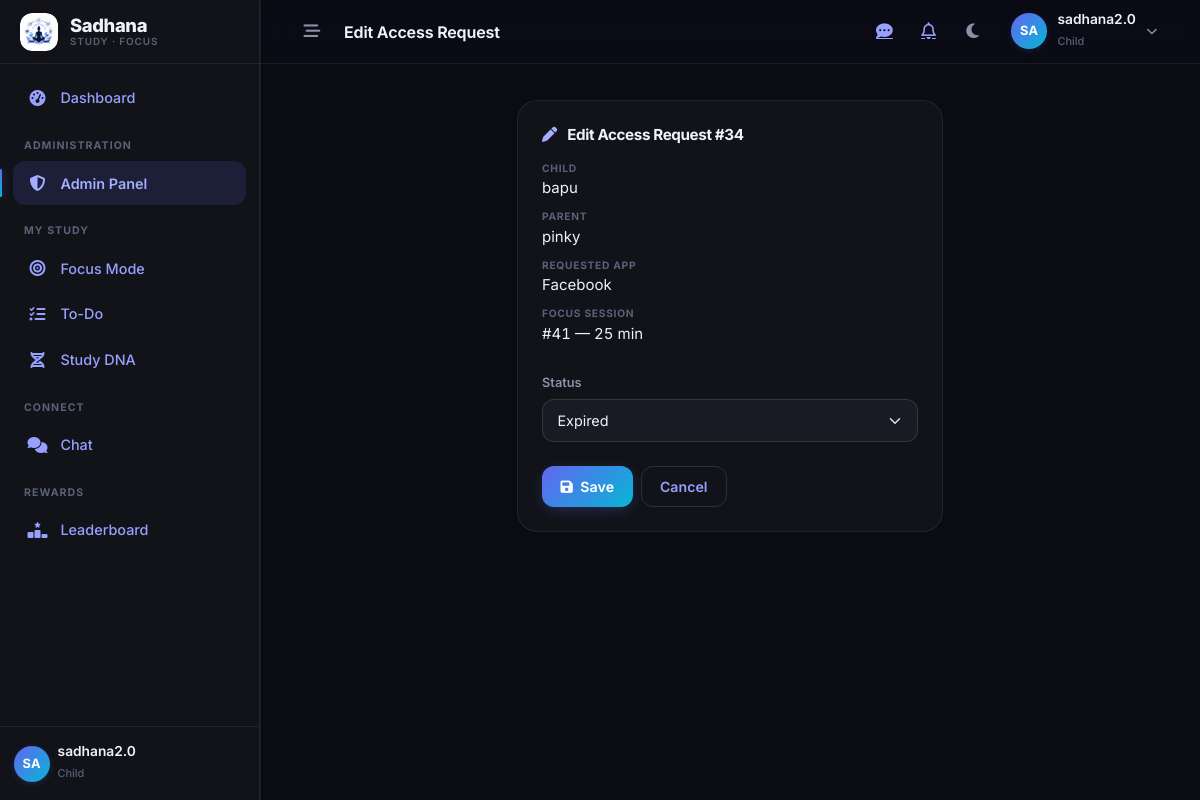
Page /admin-panel/access-requests/34/edit/ (signed in) on the committed database.
### users/models.py (models this page shows, shortened)
class User(AbstractUser):
    ROLE_CHOICES = (
        ('PARENT', 'Parent'),
        ('CHILD', 'Child'),
        ('ADMIN', 'Admin'),
    )
    role = models.CharField(max_length=10, choices=ROLE_CHOICES, default='CHILD')
    child_id = models.CharField(max_length=20, unique=True, blank=True, null=True)

### focus/models.py (models this page shows, shortened)
class AccessRequest(models.Model):
    class Status(models.TextChoices):
        PENDING = 'PENDING', 'Pending'
        APPROVED = 'APPROVED', 'Approved'
        REJECTED = 'REJECTED', 'Rejected'
        EXPIRED = 'EXPIRED', 'Expired'
    child = models.ForeignKey(
        settings.AUTH_USER_MODEL,
        on_delete=models.CASCADE,
        related_name='access_requests'
    )
    parent = models.ForeignKey(
        settings.AUTH_USER_MODEL,
        on_delete=models.CASCADE,
        related_name='reviewed_access_requests'
    )
    session = models.ForeignKey(
        FocusSession,
        on_delete=models.CASCADE,
        related_name='access_requests'
    )
    blacklist_item = models.ForeignKey(
        BlacklistItem,
        on_delete=models.CASCADE,
        related_name='access_requests'
    )
    status = models.CharField(max_length=10, choices=Status.choices, default=Status.PENDING)
    requested_at = models.DateTimeField(auto_now_add=True)
    responded_at = models.DateTimeField(null=True, blank=True)
    granted_until = models.DateTimeField(null=True, blank=True, help_text="If approved, access granted until this time")
    in_use = models.BooleanField(default=False, help_text="Child is currently using this approved app")
    usage_started_at = models.DateTimeField(null=True, blank=True, help_text="When the child opened the approved app (focus timer freezes)")
    usage_seconds = models.IntegerField(default=0, help_text="Total seconds the child actually used the approved app")
    class Meta:
        ordering = ['-requested_at']

class BlacklistItem(models.Model):
    CATEGORY_CHOICES = (
        ('APP', 'Application'),
        ('WEBSITE', 'Website'),
    )
    name = models.CharField(max_length=100)
    category = models.CharField(max_length=10, choices=CATEGORY_CHOICES, default='APP')
    url_pattern = models.CharField(max_length=500, blank=True, null=True, help_text="URL pattern for websites")
    app_name = models.CharField(max_length=100, blank=True, null=True, help_text="Executable name for applications")
    is_default = models.BooleanField(default=False, help_text="Pre-seeded system default")
    created_by = models.ForeignKey(
        settings.AUTH_USER_MODEL,
        on_delete=models.SET_NULL,
        null=True, blank=True,
        related_name='created_blacklist_items'
    )
    created_at = models.DateTimeField(auto_now_add=True)
    class Meta:
        ordering = ['name']
        verbose_name_plural = 'Blacklist items'

class FocusSession(models.Model):
    class Type(models.TextChoices):
        FOCUS = 'FOCUS', 'Focus'
        STUDY = 'STUDY', 'Study'
    class Status(models.TextChoices):
        ACTIVE = 'ACTIVE', 'Active'
        BREAK = 'BREAK', 'Break'
        COMPLETED = 'COMPLETED', 'Completed'
        INTERRUPTED = 'INTERRUPTED', 'Interrupted'
    child = models.ForeignKey(
        settings.AUTH_USER_MODEL,
        on_delete=models.CASCADE,
        related_name='focus_sessions'
    )
    session_type = models.CharField(max_length=10, choices=Type.choices, default=Type.FOCUS, help_text="FOCUS = Pomodoro with app blocking, STUDY = free-form timer")
    planned_duration = models.IntegerField(help_text="Planned duration in minutes (25, 50, 90, or custom)")
    actual_focus_seconds = models.IntegerField(default=0, help_text="Actual focused time in seconds")
    distraction_seconds = models.IntegerField(default=0, help_text="Total distracted time in seconds")
    break_seconds = models.IntegerField(default=0, help_text="Total break time in seconds")
    focus_score = models.FloatField(default=0.0, help_text="Calculated focus percentage")
    status = models.CharField(max_length=20, choices=Status.choices, default=Status.ACTIVE)
    start_time = models.DateTimeField(auto_now_add=True)
    end_time = models.DateTimeField(null=True, blank=True)
    task = models.ForeignKey(
        'tasks.Task',
        on_delete=models.SET_NULL,
        null=True, blank=True,
        related_name='focus_sessions',
        help_text="To-Do task the child is working on during this session"
    )
    blocked_attempts = models.IntegerField(default=0, help_text="Number of blocked access attempts during this session")
    lock_violations = models.IntegerField(default=0, help_text="Number of lock violations (tab switch / minimize / leave attempt)")
    lock_enabled = models.BooleanField(default=False, help_text="Super Power Saving Mode - OS/browser level lock is enforced")
    early_exit = models.BooleanField(default=False, help_text="Child ended the session before the planned duration")
    last_tick_at = models.DateTimeField(null=True, blank=True, help_text="Last presence tick received from the child's focus page (server-side timing)")
    paused_at = models.DateTimeField(null=True, blank=True, help_text="Set while an approved app is being used - focus timer is frozen")
    pause_seconds_total = models.IntegerField(default=0, help_text="Total seconds the session was paused for approved app usage")
    break_started_at = models.DateTimeField(null=True, blank=True, help_text="When the break started")
    break_end_time = models.DateTimeField(null=True, blank=True, help_text="When the break is scheduled to end")
    break_duration = models.IntegerField(default=0, help_text="Duration of the current/last break in seconds")
    breaks_taken = models.IntegerField(default=0, help_text="Number of breaks taken during this session")
    total_break_seconds = models.IntegerField(default=0, help_text="Total break time across all breaks in seconds")
    class Meta:
        ordering = ['-start_time']

### admin_panel/views.py (the view, shortened to what this page needs)
# urls.py: path('access-requests/<int:req_id>/edit/', views.edit_access_request, name='admin_edit_access_request'),
@user_passes_test(is_admin, login_url='login')
def edit_access_request(request, req_id):
    req = get_object_or_404(AccessRequest, id=req_id)
    return render(request, 'admin_panel/access_request_form.html', {'req': req})

### admin_panel/views.py (called while the page is built)
def is_admin(user):
    return user.is_authenticated and (user.is_staff or user.role == 'ADMIN')

### templates/admin_panel/access_request_form.html (shortened to what this page needs)
{% extends 'base.html' %}
{% block topbar_title %}Edit Access Request{% endblock %}
{% block content %}
<div class="row justify-content-center">
    <div class="col-md-8 col-lg-6">
        <div class="card">
            <div class="card-body p-4">
                <h5 class="sd-card-title mb-3"><i class="fa-solid fa-pen"></i> Edit Access Request #{{ req.id }}</h5>
                <div class="mb-2">
                    <div class="dna-mini-label">Child</div>
                    <p class="mb-2">{{ req.child.username }}</p>
                </div>
                <div class="mb-2">
                    <div class="dna-mini-label">Parent</div>
                    <p class="mb-2">{{ req.parent.username }}</p>
                </div>
                <div class="mb-2">
                    <div class="dna-mini-label">Requested App</div>
                    <p class="mb-2">{{ req.blacklist_item.name }}</p>
                </div>
                {% if req.session %}
                <div class="mb-4">
                    <div class="dna-mini-label">Focus Session</div>
                    <p class="mb-0 tabular">#{{ req.session.id }} &mdash; {{ req.session.planned_duration }} min</p>
                </div>
                {% endif %}
                <form method="post">
                    <div class="mb-4">
                        <label class="form-label">Status</label>
                        <select name="status" class="form-select">
                            <option value="EXPIRED" {% if req.status == 'EXPIRED' %}selected{% endif %}>Expired</option>
                        </select>
                    </div>
                    <div class="d-flex gap-2">
                        <button type="submit" class="btn btn-gradient"><i class="fa-solid fa-floppy-disk me-1"></i> Save</button>
                        <a href="{% url 'admin_list_access_requests' %}" class="btn btn-outline-secondary">Cancel</a>
                    </div>
                </form>
            </div>
        </div>
    </div>
</div>
{% endblock %}

### templates/base.html (shortened to what this page needs)
{% load static %}
<!DOCTYPE html>
<html lang="en" data-bs-theme="dark">
<head>
    <link href="https://cdn.jsdelivr.net/npm/bootstrap@5.3.2/dist/css/bootstrap.min.css" rel="stylesheet">
    <link rel="stylesheet" href="https://cdnjs.cloudflare.com/ajax/libs/font-awesome/6.4.2/css/all.min.css" />
    <link rel="stylesheet" href="/static/css/style.css?v=20260908">
</head>
<body class="{% if user.is_authenticated %}has-sidebar{% endif %} {% block body_class %}{% endblock %}">
    {% if user.is_authenticated %}
    <div class="sd-app">
        <aside class="sd-sidebar" id="sdSidebar" aria-label="Main navigation">
            <a class="sd-sidebar-brand" href="{% url 'home' %}" title="Sadhana">
                <span class="sd-brand-mark"><img src="{% static 'images/logo.jpeg' %}" alt="Sadhana logo"></span>
                <span class="sd-brand-name">Sadhana<small>Study &middot; Focus</small></span>
            </a>
            <nav class="sd-nav">
                <a class="sd-nav-link {% if request.resolver_match.url_name == 'dashboard_router' or request.resolver_match.url_name == 'parent_dashboard' or request.resolver_match.url_name == 'child_dashboard' %}active{% endif %}"
                   href="{% url 'dashboard_router' %}">
                    <i class="fa-solid fa-gauge-high"></i><span>Dashboard</span>
                </a>
                {% if user.is_staff or user.role == 'ADMIN' %}
                <div class="sd-nav-heading">Administration</div>
                <a class="sd-nav-link {% if request.resolver_match.url_name and 'admin' in request.resolver_match.url_name %}active{% endif %}"
                   href="{% url 'admin_dashboard' %}">
                    <i class="fa-solid fa-shield-halved"></i><span>Admin Panel</span>
                </a>
                {% endif %}
                {% if user.role == 'CHILD' %}
                <div class="sd-nav-heading">My Study</div>
                <a class="sd-nav-link {% if request.resolver_match.url_name and 'focus' in request.resolver_match.url_name %}active{% endif %}"
                   href="{% url 'focus_session' %}">
                    <i class="fa-solid fa-bullseye"></i><span>Focus Mode</span>
                </a>
                <a class="sd-nav-link {% if request.resolver_match.url_name == 'todo_dashboard' %}active{% endif %}"
                   href="{% url 'todo_dashboard' %}">
                    <i class="fa-solid fa-list-check"></i><span>To-Do</span>
                </a>
                <a class="sd-nav-link {% if request.resolver_match.url_name == 'studydna_dashboard' %}active{% endif %}"
                   href="{% url 'studydna_dashboard' %}">
                    <i class="fa-solid fa-dna"></i><span>Study DNA</span>
                </a>
                {% endif %}
                {% if user.role == 'PARENT' or user.role == 'CHILD' %}
                <div class="sd-nav-heading">Connect</div>
                <a class="sd-nav-link {% if request.resolver_match.url_name == 'chat_page' %}active{% endif %}"
                   href="{% url 'chat:chat_page' %}">
                    <i class="fa-solid fa-comments"></i><span>Chat</span>
                </a>
                {% endif %}
                {% if user.is_staff or user.role == 'ADMIN' or user.role == 'PARENT' or user.role == 'CHILD' %}
                <div class="sd-nav-heading">Rewards</div>
                <a class="sd-nav-link {% if request.resolver_match.url_name == 'reward_leaderboard' %}active{% endif %}"
                   href="{% url 'reward_leaderboard' %}">
                    <i class="fa-solid fa-ranking-star"></i><span>Leaderboard</span>
                </a>
                {% endif %}
            </nav>
            <div class="sd-nav-footer">
                <div class="d-flex align-items-center gap-2 sd-sidebar-footer-user">
                    <span class="sd-avatar">{{ user.username|slice:":2"|upper }}</span>
                    <span class="overflow-hidden">
                        <span class="sd-user-name d-block">{{ user.username }}</span>
                        <span class="sd-user-role">{{ user.role|lower }}</span>
                    </span>
                </div>
            </div>
        </aside>
        <div class="sd-main">
            <header class="sd-topbar">
                <button class="sd-icon-btn sd-desktop-only" id="sdCollapseToggle" type="button" aria-label="Collapse sidebar">
                    <i class="fa-solid fa-bars-staggered"></i>
                </button>
                <h1 class="sd-topbar-title">{% block topbar_title %}{% endblock %}</h1>
                <div class="ms-auto d-flex align-items-center gap-1">
                    {% if user.role == 'PARENT' or user.role == 'CHILD' %}
                    <a class="sd-icon-btn" href="{% url 'chat:chat_page' %}" aria-label="Chat messages">
                        <i class="fa-solid fa-comment-dots"></i>
                    </a>
                    {% endif %}
                    <a class="sd-icon-btn" href="{% url 'notification_list' %}" aria-label="Notifications">
                        <i class="fa-regular fa-bell"></i>
                    </a>
                    <button id="theme-toggle" class="sd-icon-btn" type="button" aria-label="Toggle color theme">
                        <i class="fa-solid fa-moon"></i>
                    </button>
                    <div class="dropdown ms-1">
                        <button class="sd-user-menu" type="button" data-bs-toggle="dropdown"
                                aria-expanded="false" aria-label="Account menu">
                            <span class="sd-avatar">{{ user.username|slice:":2"|upper }}</span>
                            <span class="d-none d-md-block">
                                <span class="sd-user-name d-block">{{ user.username }}</span>
                                <span class="sd-user-role">{{ user.role|lower }}</span>
                            </span>
                        </button>
                    </div>
                </div>
            </header>
            <main class="sd-content" id="sd-main-content">
    {% endif %}
        {% block content %}{% endblock %}
    </main>
    {% if user.is_authenticated %}
        </div>
    </div>
    {% endif %}
</body>
</html>

### rows in the picture
User: username "SA", username "sadhana2.0", role "Child"
AccessRequest: id "34", child.username "bapu", parent.username "pinky", blacklist_item.name "Facebook", session.id "41", session.planned_duration "25", status "Expired"
